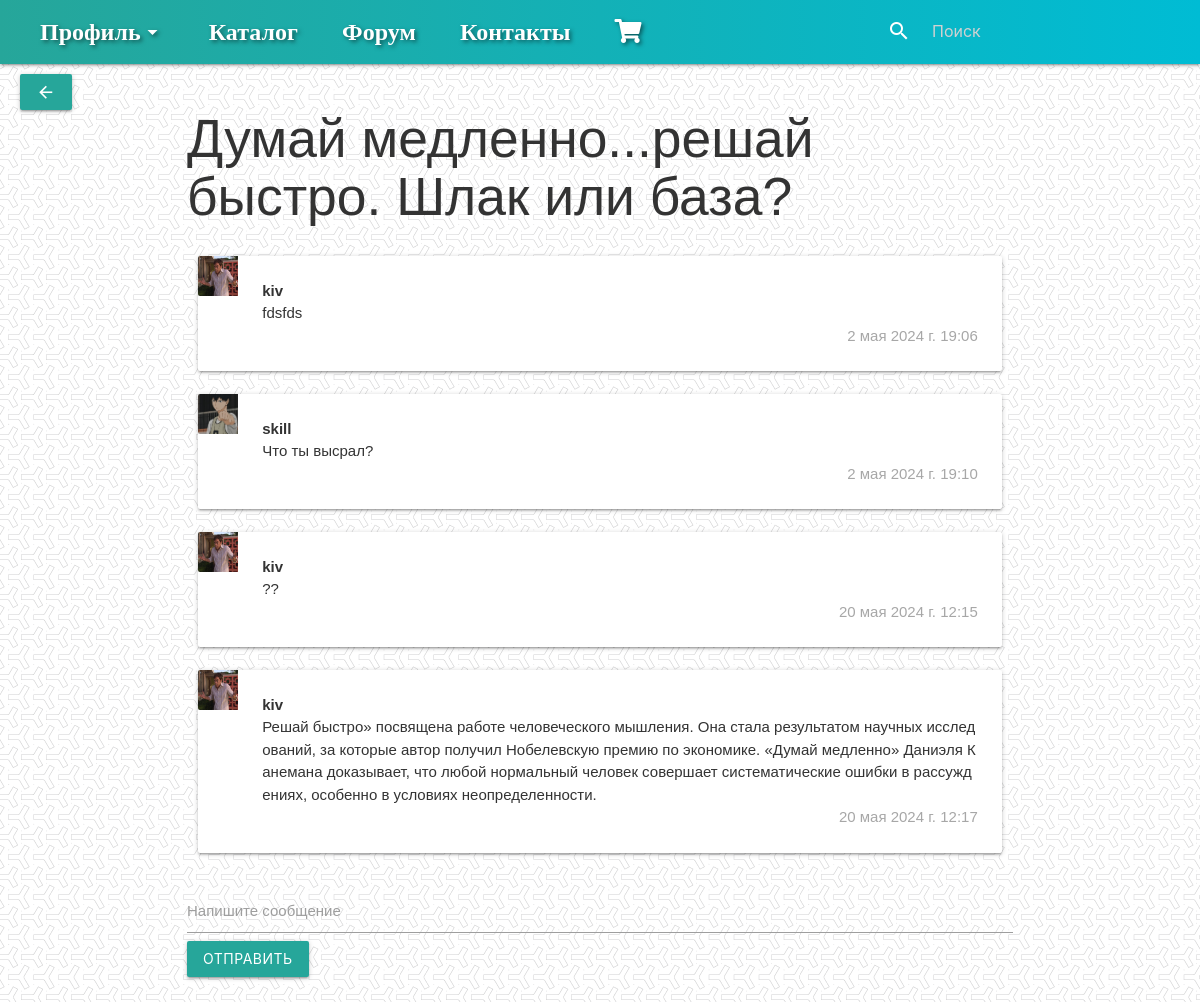
Screenshot of /forum/topic/3/ (signed in) with the database file from the repository.
### shop_app/models.py (models this page shows, shortened)
class ForumTopic(models.Model):
    название = models.CharField(max_length=200)
    creator = models.ForeignKey(User, on_delete=models.CASCADE)
    created_at = models.DateTimeField(auto_now_add=True)
    тег = models.CharField(max_length=50)
    class Meta:
        verbose_name = 'Топик на форуме'
        verbose_name_plural = 'Топики на форуме'

class ForumPost(models.Model):
    topic = models.ForeignKey(ForumTopic, on_delete=models.CASCADE)
    author = models.ForeignKey(User, on_delete=models.CASCADE)
    сообщение = models.TextField()
    created_at = models.DateTimeField(auto_now_add=True)
    class Meta:
        verbose_name = 'Сообщение на форуме'
        verbose_name_plural = 'Сообщения на форуме'

class UserProfile(models.Model):
    user = models.OneToOneField(User, on_delete=models.CASCADE)
    avatar = models.ImageField(upload_to='avatars/', null=True, blank=True)

### shop_app/views.py (the view)
    def wrapper(request, *args, **kwargs):
        if not request.user.is_authenticated:
            return redirect('auth')
        return view_func(request, *args, **kwargs)

### shop_app/forms.py
class ForumPostForm(forms.ModelForm):
    class Meta:
        model = ForumPost
        fields = ['сообщение']

### shop_app/context_processors.py (called while the page is built)
def cart_count(request):
    cart_count = 0
    if request.user.is_authenticated:
        try:
            cart = Cart.objects.get(user=request.user)
            cart_count = cart.books.count()
        except Cart.DoesNotExist:
            pass
    return {'cart_count': cart_count}

### shop_app/views.py (called while the page is built)
def login_required(view_func):
    def wrapper(request, *args, **kwargs):
        if not request.user.is_authenticated:
            return redirect('auth')
        return view_func(request, *args, **kwargs)
    return wrapper

@login_required
def topic_detail_view(request, topic_id):
    topic = ForumTopic.objects.get(pk=topic_id)
    posts = ForumPost.objects.filter(topic=topic)
    if request.method == 'POST':
        form = ForumPostForm(request.POST)
        if form.is_valid():
            post = form.save(commit=False)
            post.topic = topic
            post.author = request.user
            post.save()
            return redirect('topic_detail', topic_id=topic_id)
    else:
        form = ForumPostForm()
    return render(request, 'topic_detail.html', {'topic': topic, 'posts': posts, 'form': form})

### shop_app/templates/topic_detail.html (shortened to what this page needs)
{% extends 'base.html' %}
{% block content %}
<a href="{% url 'forum' %}" class="btn waves-effect waves-light arrow-back"><i class="material-icons">arrow_back</i></a>
<div style="width: 70%; margin-left: 15%">
    <h2>{{ topic.название }}</h2>
    <div class="row">
        {% for post in posts %}
            <div class="col s12">
                <div class="card horizontal" style="opacity: 0; transform: translateY(20px); animation: fadeInUp 0.5s ease forwards;">
                    <div class="card-image">
                        {% if post.author.userprofile.avatar %}
                            <img src="{{ post.author.userprofile.avatar.url }}" alt="Avatar" style="width: 40px; height: 40px;">
                        {% endif %}
                    </div>
                    <div class="card-stacked">
                        <div class="card-content">
                            <p style="font-weight: 600;">{{ post.author.username }}</p>
                            <p style="word-break: break-all;">{{ post.сообщение }}</p>
                            <p style="float:right; color: rgb(167, 167, 167)">{{ post.created_at }}</p>
                        </div>
                    </div>
                </div>
            </div>
        {% endfor %}
    </div>
    <form method="post" action="{% url 'topic_detail' topic_id=topic.id %}" style="opacity: 0; transform: translateY(20px); animation: fadeInUp 0.5s ease forwards;">
        <div class="input-field">
            <textarea id="textarea1" class="materialize-textarea" name="сообщение" style="word-wrap: break-word; resize: none;" required></textarea>
            <label for="textarea1">Напишите сообщение</label>
        </div>
        <button type="submit" class="btn waves-effect waves-light" style="display: block;">Отправить</button>
    </form>
</div>
{% endblock %}

### shop_app/templates/topic_detail.html (style rules this page uses)
.arrow-back { position: fixed; left: 20px; z-index: 1000; }

### rows the page displays
ForumTopic: название "Думай медленно...решай быстро. Шлак или база?"
ForumPost: author.userprofile.avatar (picture), author.username "kiv", сообщение "fdsfds", created_at "2 мая 2024 г. 19:06"
ForumPost: author.userprofile.avatar (picture), author.username "skill", сообщение "Что ты высрал?", created_at "2 мая 2024 г. 19:10"
ForumPost: author.userprofile.avatar (picture), author.username "kiv", сообщение "??", created_at "20 мая 2024 г. 12:15"
ForumPost: author.userprofile.avatar (picture), author.username "kiv", сообщение "Решай быстро» посвящена работе человеческого мышления. Она стала результатом научных исследований, за которые автор получил Нобелевскую премию по экономике. «Думай медленно» Даниэля Канемана доказывает, что любой нормальный человек совершает систематические ошибки в рассуждениях, особенно в условиях неопределенности.", created_at "20 мая 2024 г. 12:17"
